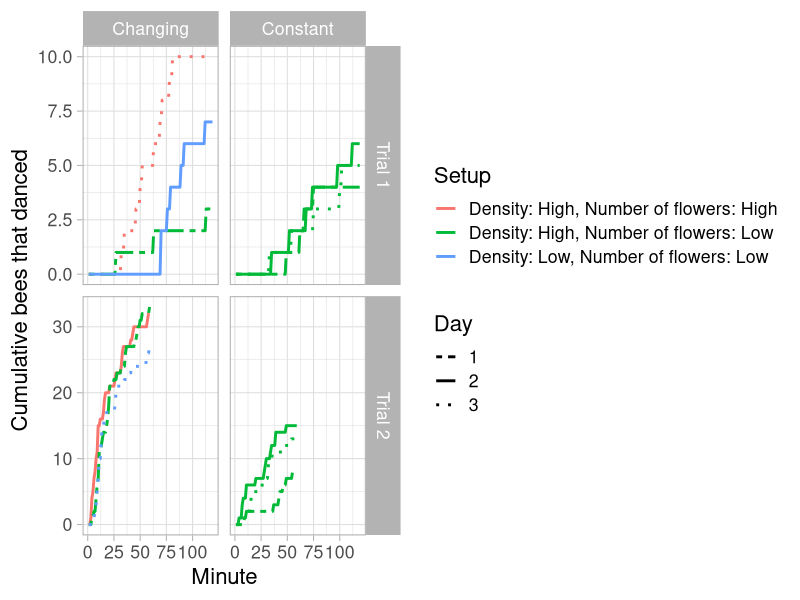
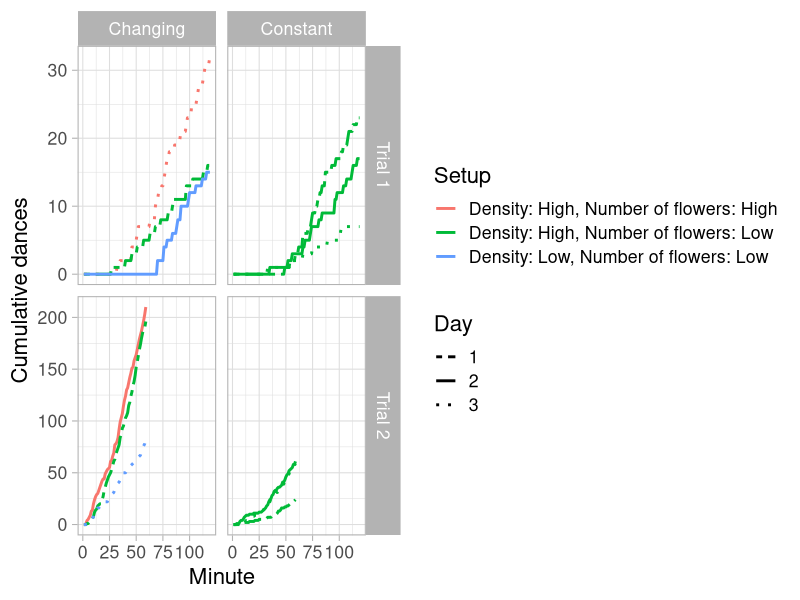
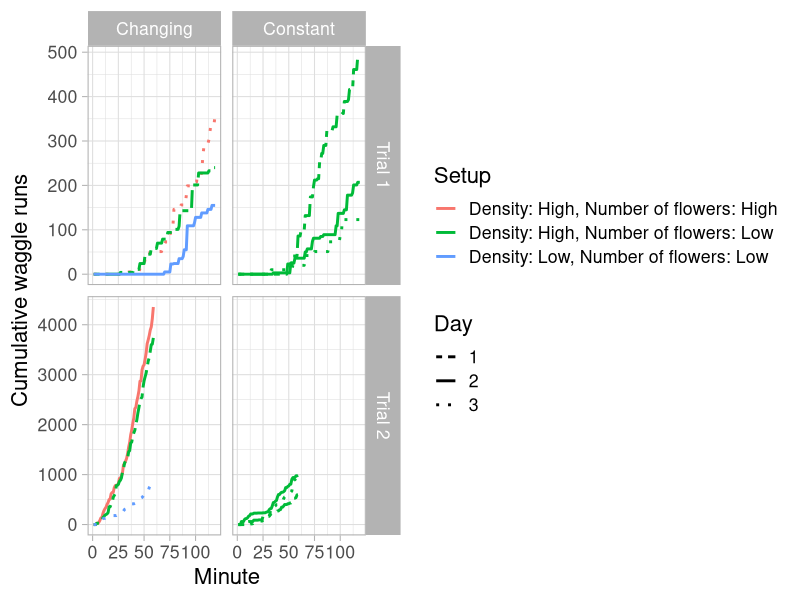
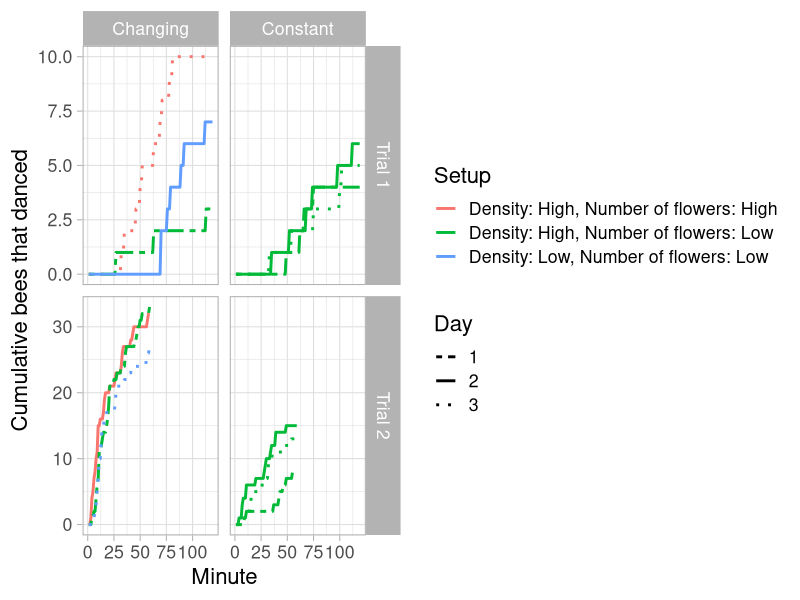
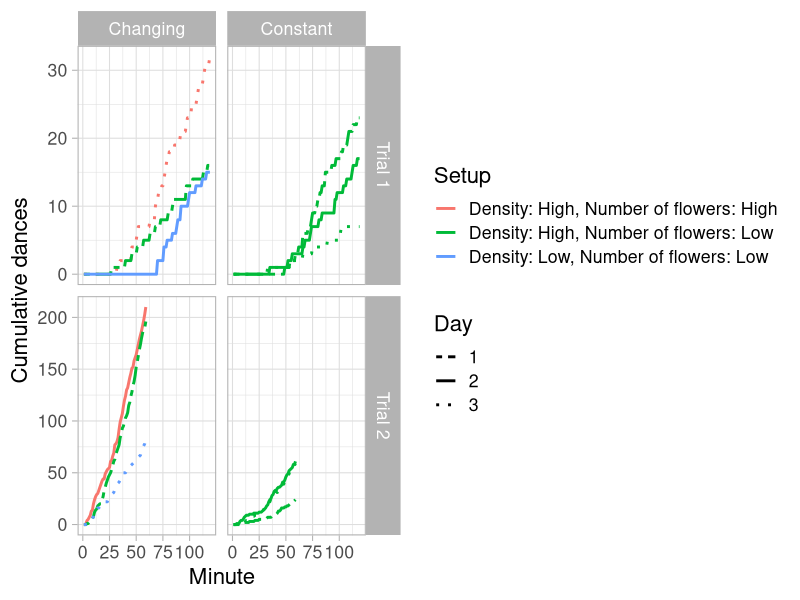
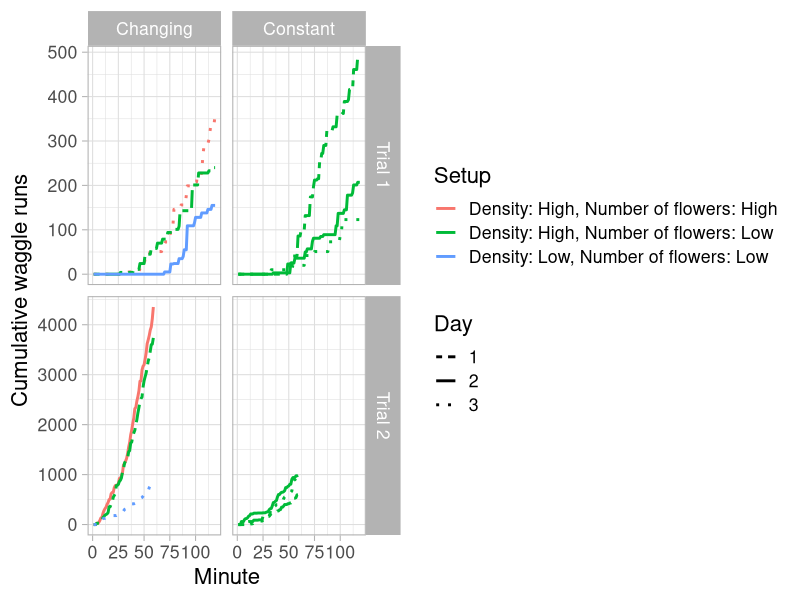

These charts were generated, in order, by the following R code:
## ---- chunk 1
library(knitr) 
opts_knit$set(root.dir = normalizePath('../'))
## ---- chunk 2
library("tidyverse")
## ---- chunk 3
# This file has one row per hive visit
dances_df <- read.csv("cleaned_data/all_dances.csv") %>%
  mutate(Day = as.factor(Day))

## ---- chunk 4
dances_df <- dances_df %>%
  mutate(Integer_time = floor(Decimal_entrance_time)) %>%
  mutate(Cumul_bees = 0)  # so we can fill in this column below
## ---- chunk 5
# Adding cumulative bees (I think!) requires a set of nested for loops

cumulative_df <- data.frame(Trial = character(),
                 Day = character(),
                 Treatment = character(),
                 Density = character(),
                 Flower_number = character(),
                 Minute = integer(),
                 Cumul_bees = integer(),
                 Cumul_dances = integer(),
                 Cumul_waggle_runs = integer())

## We need to create one list of bees for every trial, day, treatment combination
## We use these lists to create a smaller data frame with cumulative bees added
## and then we need to add each of these temporary data frames to a larger
## data frame
trials <- unique(dances_df$Trial)
days <- unique(dances_df$Day)
treatments <- unique(dances_df$Treatment)

for (trial_i in trials){
  if (trial_i == "Trial 1"){
    minutes <- 1:119
  } else {
    minutes <- 1:59
  }
  for (day_i in days){
    for (treatment_i in treatments){
      # get that subset of rows
      temp_df <- dances_df %>%
        filter(Trial == trial_i & Day == day_i & Treatment == treatment_i)
      curr_density <- temp_df$Density[1]
      curr_flower_number <- temp_df$Flower_number[1]
      curr_setup <- temp_df$Setup[1]
      # create a temporary df to store the cumulative values
      temp_cumul_df <- data.frame(Trial = rep(x = trial_i, times = length(minutes)),
                                  Day = rep(x = day_i, times = length(minutes)),
                                  Treatment = rep(x = treatment_i, times = length(minutes)),
                                  Density = rep(x = curr_density, times = length(minutes)),
                                  Flower_number = rep(x = curr_flower_number, times = length(minutes)),
                                  Setup = rep(x = curr_setup, times = length(minutes)),
                                  Minute = minutes,
                                  Cumul_bees = rep(x = 0, times = length(minutes)),
                                  Cumul_dances = rep(x = 0, times = length(minutes)),
                                  Cumul_waggle_runs = rep(x = 0, times = length(minutes)))
      for (row in 1:length(minutes)){
        # save the minute for the current row
        curr_minute <- row
        # get a subset of temp_df
        temp_df_row <- temp_df %>%
          filter(Integer_time <= curr_minute)
        # get a vector of all bees that entered during that minute
        curr_bees_list <- unique(temp_df_row$Bee)
        # add the cumulative totals to the temporary data frame
        temp_cumul_df$Cumul_bees[row] <- length(curr_bees_list)
        temp_cumul_df$Cumul_dances[row] <- sum(temp_df_row$Danced)
        temp_cumul_df$Cumul_waggle_runs[row] <- sum(temp_df_row$Total_runs)
      }
      # then add the temporary df to the df we initialized above
      cumulative_df <- rbind(cumulative_df, temp_cumul_df)
    }
  }
}
## ---- chunk 6
if (!dir.exists("figures")){
  dir.create("figures")
}
## ---- chunk 7
cumulative_df %>%
  ggplot(aes(x = Minute, y = Cumul_bees, color = Setup, linetype = Day)) +
  scale_linetype_manual(values = c("twodash", "solid", "dotted")) +
  geom_line(linewidth = 1) +
  labs(y = "Cumulative bees that danced") +
  facet_grid(Trial~Treatment, scales = "free_y") +
  theme_light(base_size = 16)

ggsave("figures/Lineplot_cumulative_dancing_bees.jpg", 
       device="jpeg",
       width = 12,
       height = 8,
       units = "in",
       dpi = 300)
  
## ---- chunk 8
cumulative_df %>%
  ggplot(aes(x = Minute, y = Cumul_dances, color = Setup, linetype = Day)) +
  scale_linetype_manual(values = c("twodash", "solid", "dotted")) +
  geom_line(linewidth = 1) +
  labs(y = "Cumulative dances") +
  facet_grid(Trial~Treatment, scales = "free_y") +
  theme_light(base_size = 16)


ggsave("figures/Lineplot_cumulative_dances.jpg", 
       device="jpeg",
       width = 12,
       height = 8,
       units = "in",
       dpi = 300)
## ---- chunk 9
cumulative_df %>%
  ggplot(aes(x = Minute, y = Cumul_waggle_runs, color = Setup, linetype = Day)) +
  scale_linetype_manual(values = c("twodash", "solid", "dotted")) +
  geom_line(linewidth = 1) +
  labs(y = "Cumulative waggle runs") +
  facet_grid(Trial~Treatment, scales = "free_y") +
  theme_light(base_size = 16)
  

ggsave("figures/Lineplot_cumulative_waggle_runs.jpg", 
       device="jpeg",
       width = 12,
       height = 8,
       units = "in",
       dpi = 300)
